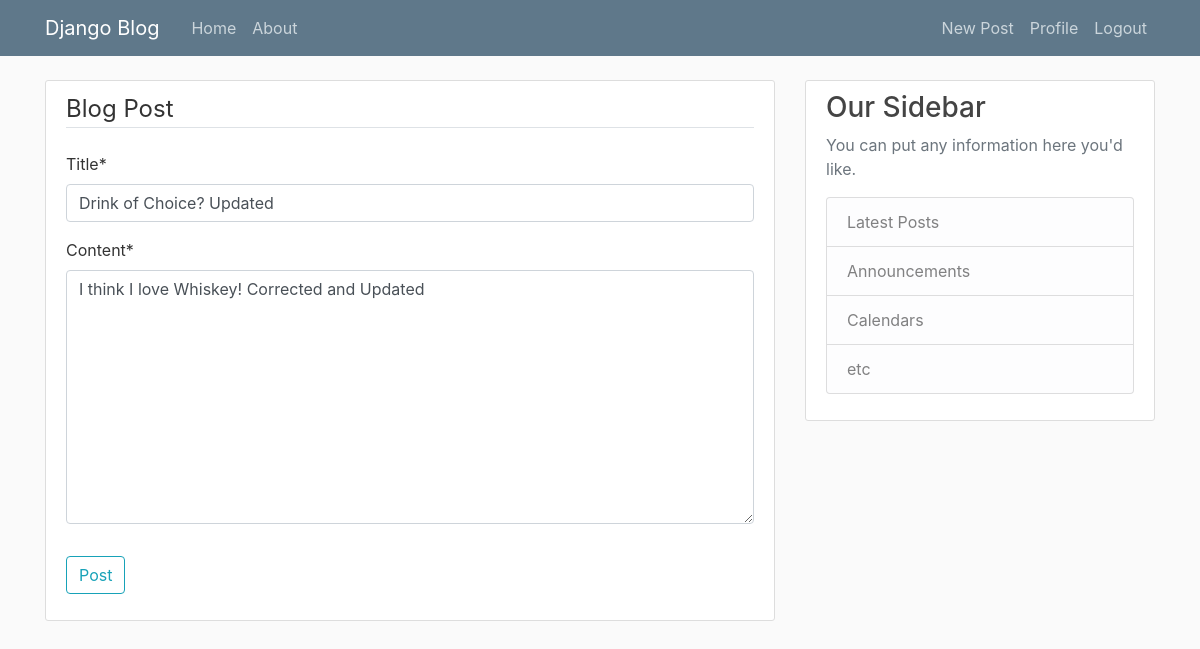
Page /post/16/update/ (signed in) on the committed database.
### blog/models.py (models this page shows, shortened)
class Post(models.Model):
    title = models.CharField(max_length=100)
    content = models.TextField()
    date_posted = models.DateTimeField(default=timezone.now)
    author = models.ForeignKey(User, on_delete=models.CASCADE)

### blog/views.py (the view, shortened to what this page needs)
# urls.py: path('post/<int:pk>/update/', PostUpdateView.as_view(), name='post-update'),
class PostUpdateView(LoginRequiredMixin, UserPassesTestMixin, UpdateView):
    model = Post
    fields = ['title', 'content']
    def test_func(self):
        post = self.get_object()
        if self.request.user == post.author:
            return True
        return False

### blog/templates/blog/post_form.html (shortened to what this page needs)
{% extends 'blog/base.html' %}
{% load crispy_forms_tags %}
{% block content %}
<div class='content-section'>
    <form method='POST'>
        <fieldset class='form-group'>
            <legend class='border-bottom mb-4'>Blog Post</legend>
            {{ form|crispy }}
        </fieldset>
        <div class='form-group'>
            <button class='btn btn-outline-info' type='submit'>Post</button>
        </div>
    </form>
</div>
{% endblock %}

### blog/static/blog/main.css (style rules this page uses)
body { background: #fafafa; color: #333333; margin-top: 5rem; }
.content-section { background: #ffffff; padding: 10px 20px; border: 1px solid #dddddd; border-radius: 3px; margin-bottom: 20px; }

### rows in the picture
Post: title "Drink of Choice? Updated", content "I think I love Whiskey! Corrected and Updated"
